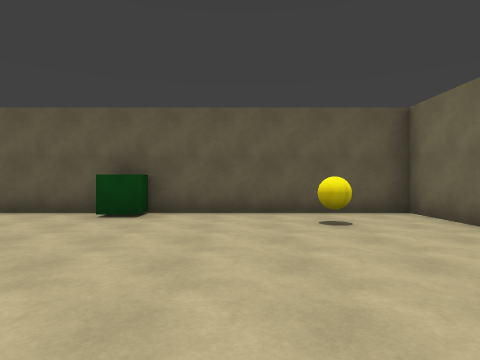
[1] (above)

16 first-person views from a walk through a scene from a Unity 3-D project. The camera is 1.3 m above the floor, looks level and sees 75° across. Doors are open. The floor is counted in squares, 2 m on a side. Each view is taken from the middle of a square. On the plan, view 1 faces up. The plan holds only what a view shows up to about 10 squares ahead; the rest is blank. The place goes on beyond the plan. The player character is not drawn.

[2]
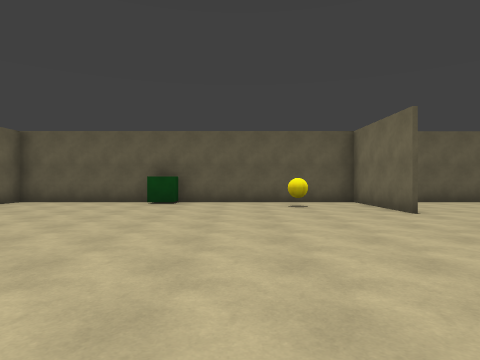

[3]
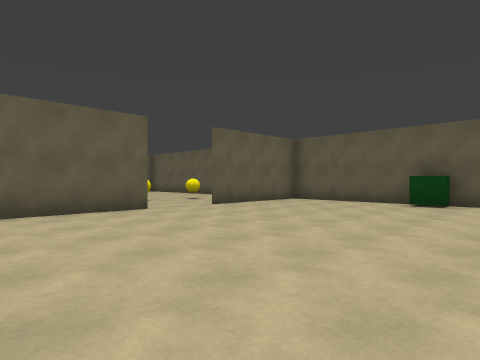

[4]
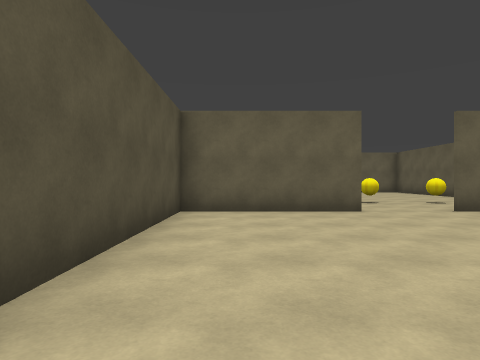

[5]
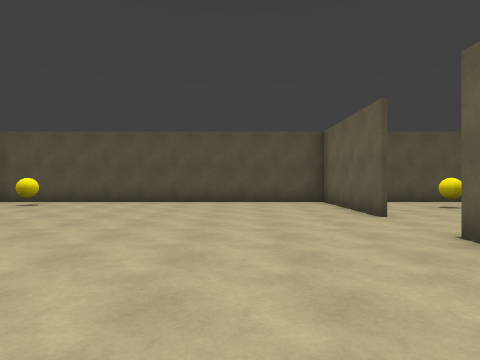

[6]
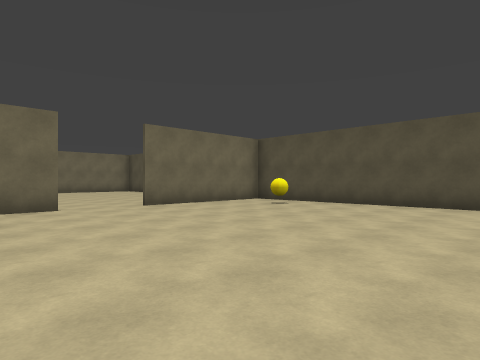

[7]
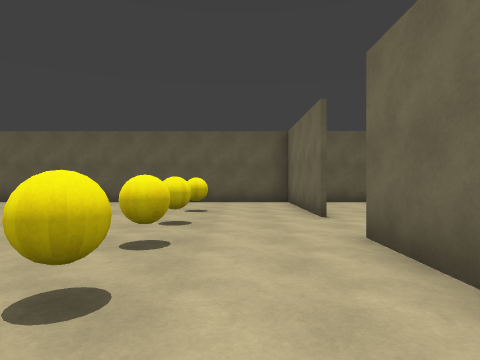

[8]
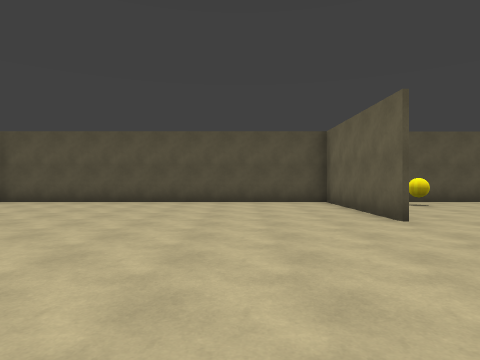

[9]
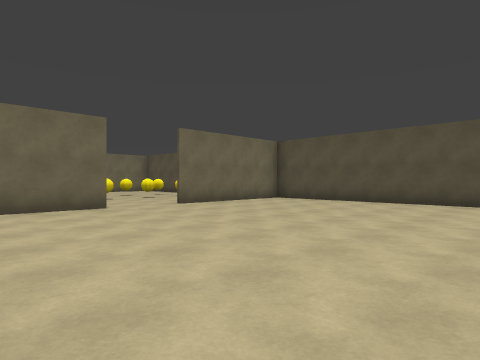

[10]
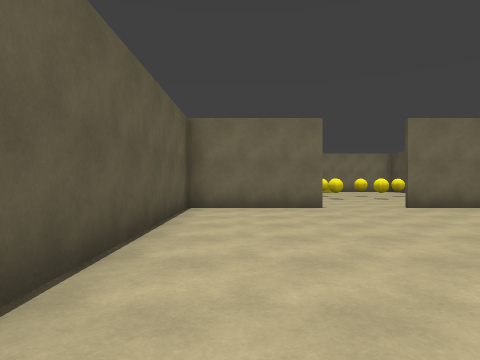

[11]
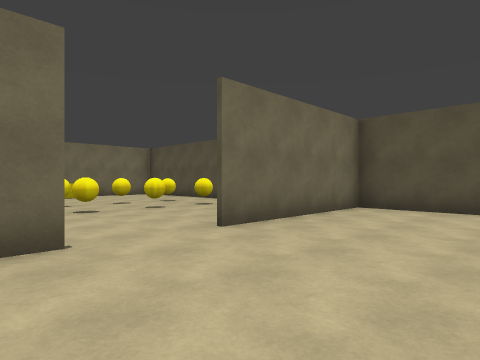

[12]
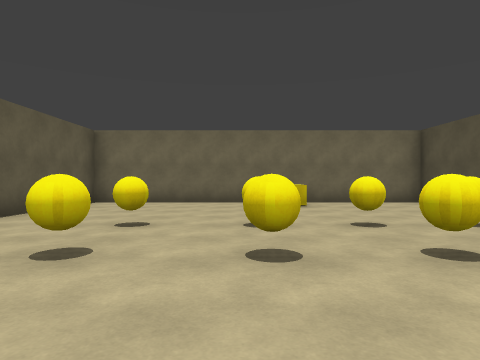

[13]
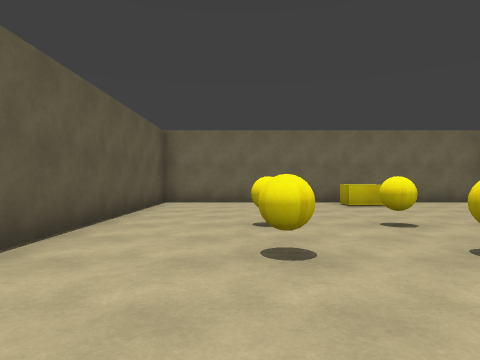

[14]
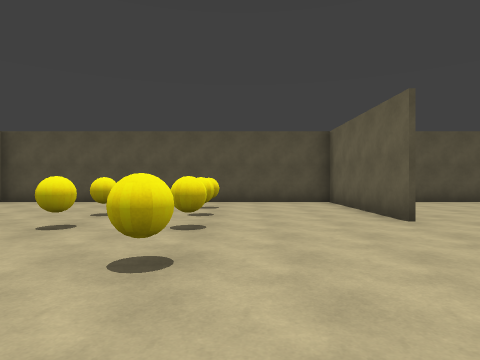

[15]
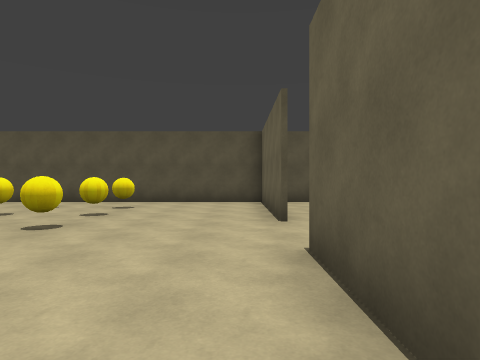

[16]
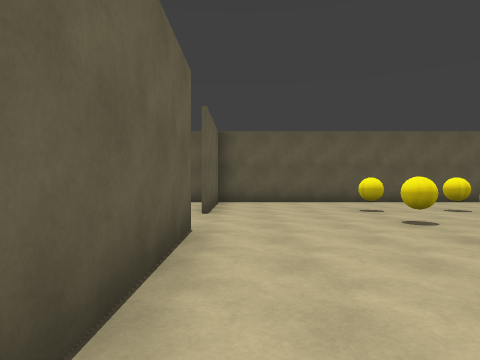

### Floor plan
Points are (right, up) in squares from view 1. A wall is a line through its corners. A room is listed if a view was taken in it or the views show most of it. See-through windows are left out.
Room 1 (views 1, 2, 3, 4, 5, 6)
walls: (-6.5, 0.6) (-6.5, -3.2) (3.1, -3.2); (3.3, 3) (3.3, 6.2) (-6.1, 6.2); (-6.5, 6.2) (-6.5, 2.5); (3.3, -1.9) (3.3, 1.1)
ways out: open door at (-6.5, 1.5) to room 2; open door at (3, 2) to room 3
objects: green cube (-2, 6); yellow ball (1, 5); yellow ball (2, -2)
Room 2 (view 7)
walls: (-6.6, 2.5) (-6.6, 6.1); (-6.6, -1.2) (-6.6, 0.5); (-6.1, 6.2) (-9.5, 6.2); (-9.5, -3.2) (-8.4, -3.2)
ways out: open door at (-6.5, 1.5) to room 1
objects: yellow ball (-9, -1); yellow ball (-9, 0); yellow ball (-9, 2); yellow ball (-9, 4)
Room 3 (views 8, 9, 10, 11)
walls: (3.4, 1.1) (3.4, -3.2) (13.1, -3.2); (13.3, 3) (13.3, 6.2); (13.1, 6.2) (5.2, 6.2); (13.3, -3.2) (13.3, 1.1)
ways out: open door at (3, 2) to room 1; opening at (13, 2.5) to room 4
Room 4 (views 12, 13, 14, 15, 16)
walls: (13.4, 1.1) (13.4, -3.2); (13.4, 5.9) (13.4, 3.1); (13.1, -3.2) (23, -3.2) (23, 6.2) (13.1, 6.2)
ways out: opening at (13, 2.5) to room 3
objects: yellow ball (17, -1); yellow ball (17, 0); yellow ball (17, 2); yellow ball (17, 4); yellow ball (19, -1); yellow ball (19, 0); yellow ball (19, 2); yellow ball (19, 4); yellow block (22, 1)

Where each view was taken, in squares from view 1:
view 1: 0 up, 0 right, facing up
view 2: 3 down, 0 right, facing up
view 3: 3 down, 0 right, facing up-left
view 4: 2 down, 0 right, facing left
view 5: 6 up, 4 left, facing down
view 6: 5 up, 4 left, facing down-right
view 7: 3 down, 8 left, facing up
view 8: 6 up, 6 right, facing down
view 9: 6 up, 6 right, facing down-right
view 10: 5 up, 6 right, facing right
view 11: 4 up, 10 right, facing down-right
view 12: 2 up, 14 right, facing right
view 13: 4 up, 14 right, facing right
view 14: 6 up, 16 right, facing down
view 15: 6 up, 14 right, facing down
view 16: 3 down, 14 right, facing up
